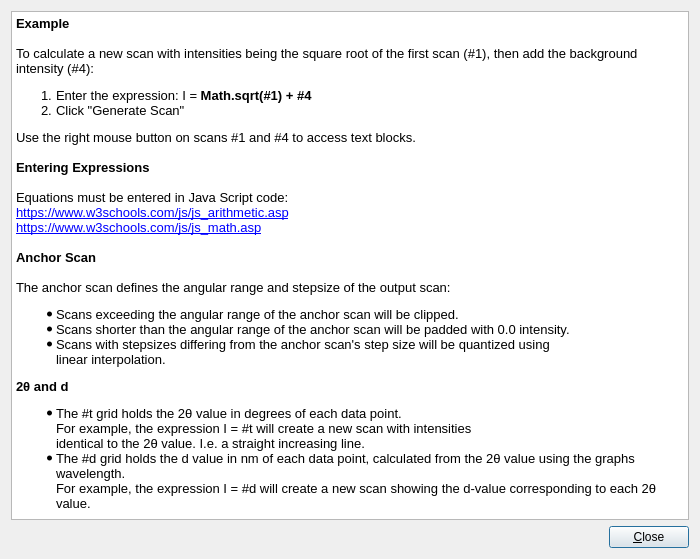
<?xml version="1.0" encoding="UTF-8"?>
<ui version="4.0">
 <class>ScanMathHelpDialog</class>
 <widget class="QDialog" name="ScanMathHelpDialog">
  <property name="geometry">
   <rect>
    <x>0</x>
    <y>0</y>
    <width>700</width>
    <height>559</height>
   </rect>
  </property>
  <property name="windowTitle">
   <string>Scan Math Help</string>
  </property>
  <layout class="QVBoxLayout" name="verticalLayout">
   <item>
    <widget class="QTextBrowser" name="textBrowser">
     <property name="html">
      <string>&lt;!DOCTYPE HTML PUBLIC &quot;-//W3C//DTD HTML 4.0//EN&quot; &quot;http://www.w3.org/TR/REC-html40/strict.dtd&quot;&gt;
&lt;html&gt;&lt;head&gt;&lt;meta name=&quot;qrichtext&quot; content=&quot;1&quot; /&gt;&lt;meta charset=&quot;utf-8&quot; /&gt;&lt;style type=&quot;text/css&quot;&gt;
p, li { white-space: pre-wrap; }
&lt;/style&gt;&lt;/head&gt;&lt;body style=&quot; font-family:'Ubuntu'; font-size:10pt; font-weight:400; font-style:normal;&quot;&gt;
&lt;p style=&quot; margin-top:0px; margin-bottom:0px; margin-left:0px; margin-right:0px; -qt-block-indent:0; text-indent:0px;&quot;&gt;&lt;span style=&quot; font-weight:700;&quot;&gt;Example&lt;/span&gt;&lt;/p&gt;
&lt;p style=&quot;-qt-paragraph-type:empty; margin-top:0px; margin-bottom:0px; margin-left:0px; margin-right:0px; -qt-block-indent:0; text-indent:0px;&quot;&gt;&lt;br /&gt;&lt;/p&gt;
&lt;p style=&quot; margin-top:0px; margin-bottom:0px; margin-left:0px; margin-right:0px; -qt-block-indent:0; text-indent:0px;&quot;&gt;To calculate a new scan with intensities being the square root of the first scan (#1), then add the background intensity (#4):&lt;/p&gt;
&lt;ol style=&quot;margin-top: 0px; margin-bottom: 0px; margin-left: 0px; margin-right: 0px; -qt-list-indent: 1;&quot;&gt;&lt;li style=&quot; margin-top:12px; margin-bottom:0px; margin-left:0px; margin-right:0px; -qt-block-indent:0; text-indent:0px;&quot;&gt;Enter the expression: I = &lt;span style=&quot; font-weight:700;&quot;&gt;Math.sqrt(#1) + #4&lt;/span&gt;&lt;/li&gt;
&lt;li style=&quot; margin-top:0px; margin-bottom:12px; margin-left:0px; margin-right:0px; -qt-block-indent:0; text-indent:0px;&quot;&gt;Click &amp;quot;Generate Scan&amp;quot;&lt;/li&gt;&lt;/ol&gt;
&lt;p style=&quot; margin-top:0px; margin-bottom:0px; margin-left:0px; margin-right:0px; -qt-block-indent:0; text-indent:0px;&quot;&gt;Use the right mouse button on scans #1 and #4 to access text blocks.&lt;/p&gt;
&lt;p style=&quot;-qt-paragraph-type:empty; margin-top:0px; margin-bottom:0px; margin-left:0px; margin-right:0px; -qt-block-indent:0; text-indent:0px;&quot;&gt;&lt;br /&gt;&lt;/p&gt;
&lt;p style=&quot; margin-top:0px; margin-bottom:0px; margin-left:0px; margin-right:0px; -qt-block-indent:0; text-indent:0px;&quot;&gt;&lt;span style=&quot; font-weight:700;&quot;&gt;Entering Expressions&lt;/span&gt;&lt;/p&gt;
&lt;p style=&quot;-qt-paragraph-type:empty; margin-top:0px; margin-bottom:0px; margin-left:0px; margin-right:0px; -qt-block-indent:0; text-indent:0px; font-weight:700;&quot;&gt;&lt;br /&gt;&lt;/p&gt;
&lt;p style=&quot; margin-top:0px; margin-bottom:0px; margin-left:0px; margin-right:0px; -qt-block-indent:0; text-indent:0px;&quot;&gt;Equations must be entered in Java Script code:&lt;br /&gt;&lt;a href=&quot;https://www.w3schools.com/js/js_arithmetic.asp&quot;&gt;&lt;span style=&quot; text-decoration: underline; color:#0000ff;&quot;&gt;https://www.w3schools.com/js/js_arithmetic.asp&lt;/span&gt;&lt;/a&gt;&lt;/p&gt;
&lt;p style=&quot; margin-top:0px; margin-bottom:0px; margin-left:0px; margin-right:0px; -qt-block-indent:0; text-indent:0px;&quot;&gt;&lt;a href=&quot;https://www.w3schools.com/js/js_math.asp&quot;&gt;&lt;span style=&quot; text-decoration: underline; color:#0000ff;&quot;&gt;https://www.w3schools.com/js/js_math.asp&lt;/span&gt;&lt;/a&gt;&lt;/p&gt;
&lt;p style=&quot;-qt-paragraph-type:empty; margin-top:0px; margin-bottom:0px; margin-left:0px; margin-right:0px; -qt-block-indent:0; text-indent:0px;&quot;&gt;&lt;br /&gt;&lt;/p&gt;
&lt;p style=&quot; margin-top:0px; margin-bottom:0px; margin-left:0px; margin-right:0px; -qt-block-indent:0; text-indent:0px;&quot;&gt;&lt;span style=&quot; font-weight:700;&quot;&gt;Anchor Scan&lt;/span&gt;&lt;/p&gt;
&lt;p style=&quot;-qt-paragraph-type:empty; margin-top:0px; margin-bottom:0px; margin-left:0px; margin-right:0px; -qt-block-indent:0; text-indent:0px;&quot;&gt;&lt;br /&gt;&lt;/p&gt;
&lt;p style=&quot; margin-top:0px; margin-bottom:0px; margin-left:0px; margin-right:0px; -qt-block-indent:0; text-indent:0px;&quot;&gt;The anchor scan defines the angular range and stepsize of the output scan:&lt;/p&gt;
&lt;ul style=&quot;margin-top: 0px; margin-bottom: 0px; margin-left: 0px; margin-right: 0px; -qt-list-indent: 1;&quot;&gt;&lt;li style=&quot; margin-top:12px; margin-bottom:0px; margin-left:0px; margin-right:0px; -qt-block-indent:0; text-indent:0px;&quot;&gt;Scans exceeding the angular range of the anchor scan will be clipped.&lt;/li&gt;
&lt;li style=&quot; margin-top:0px; margin-bottom:0px; margin-left:0px; margin-right:0px; -qt-block-indent:0; text-indent:0px;&quot;&gt;Scans shorter than the angular range of the anchor scan will be padded with 0.0 intensity.&lt;/li&gt;
&lt;li style=&quot; margin-top:0px; margin-bottom:12px; margin-left:0px; margin-right:0px; -qt-block-indent:0; text-indent:0px;&quot;&gt;Scans with stepsizes differing from the anchor scan's step size will be quantized using&lt;br /&gt;linear interpolation.&lt;/li&gt;&lt;/ul&gt;
&lt;p style=&quot; margin-top:0px; margin-bottom:0px; margin-left:0px; margin-right:0px; -qt-block-indent:0; text-indent:0px;&quot;&gt;&lt;span style=&quot; font-weight:700;&quot;&gt;2θ and d&lt;/span&gt;&lt;/p&gt;
&lt;ul style=&quot;margin-top: 0px; margin-bottom: 0px; margin-left: 0px; margin-right: 0px; -qt-list-indent: 1;&quot;&gt;&lt;li style=&quot; margin-top:12px; margin-bottom:0px; margin-left:0px; margin-right:0px; -qt-block-indent:0; text-indent:0px;&quot;&gt;The #t grid holds the 2θ value in degrees of each data point.&lt;br /&gt;For example, the expression I = #t will create a new scan with intensities&lt;br /&gt;identical to the 2θ value. I.e. a straight increasing line.&lt;/li&gt;
&lt;li style=&quot; margin-top:0px; margin-bottom:12px; margin-left:0px; margin-right:0px; -qt-block-indent:0; text-indent:0px;&quot;&gt;The #d grid holds the d value in nm of each data point, calculated from the 2θ value using the graphs wavelength.&lt;br /&gt;For example, the expression I = #d will create a new scan showing the d-value corresponding to each 2θ value.&lt;/li&gt;&lt;/ul&gt;&lt;/body&gt;&lt;/html&gt;</string>
     </property>
     <property name="openExternalLinks">
      <bool>true</bool>
     </property>
    </widget>
   </item>
   <item>
    <layout class="QHBoxLayout" name="horizontalLayout">
     <item>
      <spacer name="horizontalSpacer">
       <property name="orientation">
        <enum>Qt::Horizontal</enum>
       </property>
       <property name="sizeHint" stdset="0">
        <size>
         <width>40</width>
         <height>20</height>
        </size>
       </property>
      </spacer>
     </item>
     <item>
      <widget class="QPushButton" name="pushButton">
       <property name="text">
        <string>&amp;Close</string>
       </property>
      </widget>
     </item>
    </layout>
   </item>
  </layout>
 </widget>
 <resources/>
 <connections>
  <connection>
   <sender>pushButton</sender>
   <signal>clicked()</signal>
   <receiver>ScanMathHelpDialog</receiver>
   <slot>close()</slot>
   <hints>
    <hint type="sourcelabel">
     <x>320</x>
     <y>259</y>
    </hint>
    <hint type="destinationlabel">
     <x>204</x>
     <y>264</y>
    </hint>
   </hints>
  </connection>
 </connections>
</ui>
